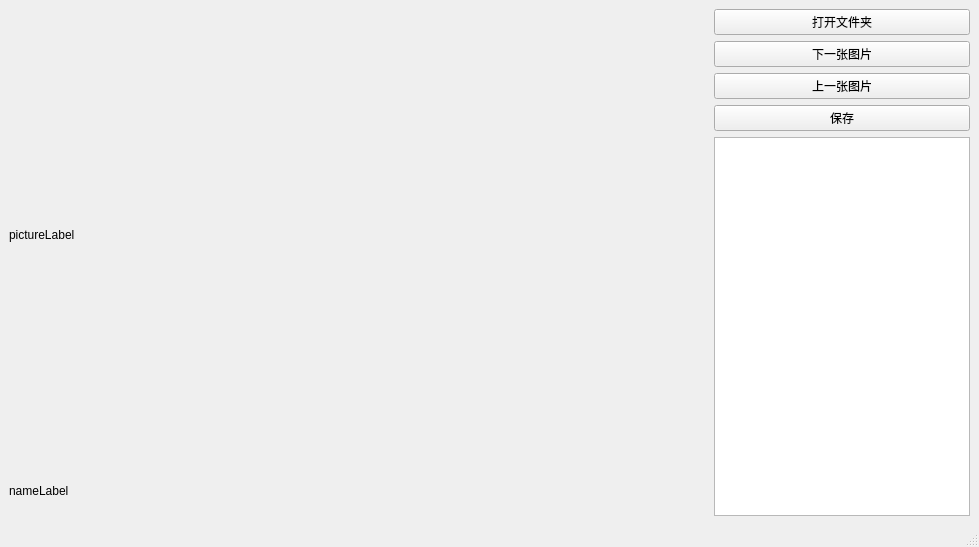
<?xml version="1.0" encoding="UTF-8"?>
<ui version="4.0">
 <class>MainWindow</class>
 <widget class="QMainWindow" name="MainWindow">
  <property name="geometry">
   <rect>
    <x>0</x>
    <y>0</y>
    <width>979</width>
    <height>547</height>
   </rect>
  </property>
  <property name="windowTitle">
   <string>MainWindow</string>
  </property>
  <widget class="QWidget" name="centralwidget">
   <layout class="QVBoxLayout" name="verticalLayout">
    <item>
     <layout class="QGridLayout" name="gridLayout" rowstretch="0,0,0,0,0,0" columnstretch="2,0">
      <item row="5" column="0">
       <widget class="QLabel" name="nameLabel">
        <property name="maximumSize">
         <size>
          <width>16777215</width>
          <height>50</height>
         </size>
        </property>
        <property name="text">
         <string>nameLabel</string>
        </property>
       </widget>
      </item>
      <item row="4" column="1" rowspan="2">
       <widget class="QListWidget" name="listWidget"/>
      </item>
      <item row="2" column="1">
       <widget class="QPushButton" name="preButton">
        <property name="text">
         <string>上一张图片</string>
        </property>
       </widget>
      </item>
      <item row="0" column="0" rowspan="5">
       <widget class="MyLabel" name="pictureLabel">
        <property name="text">
         <string>pictureLabel</string>
        </property>
       </widget>
      </item>
      <item row="0" column="1">
       <widget class="QPushButton" name="pushButton">
        <property name="text">
         <string>打开文件夹</string>
        </property>
       </widget>
      </item>
      <item row="1" column="1">
       <widget class="QPushButton" name="nextButton">
        <property name="text">
         <string>下一张图片</string>
        </property>
       </widget>
      </item>
      <item row="3" column="1">
       <widget class="QPushButton" name="saveButton">
        <property name="text">
         <string>保存</string>
        </property>
       </widget>
      </item>
     </layout>
    </item>
   </layout>
  </widget>
  <widget class="QMenuBar" name="menubar">
   <property name="geometry">
    <rect>
     <x>0</x>
     <y>0</y>
     <width>979</width>
     <height>26</height>
    </rect>
   </property>
  </widget>
  <widget class="QStatusBar" name="statusbar"/>
 </widget>
 <customwidgets>
  <customwidget>
   <class>MyLabel</class>
   <extends>QLabel</extends>
   <header>mylabel.h</header>
  </customwidget>
 </customwidgets>
 <resources/>
 <connections/>
</ui>
